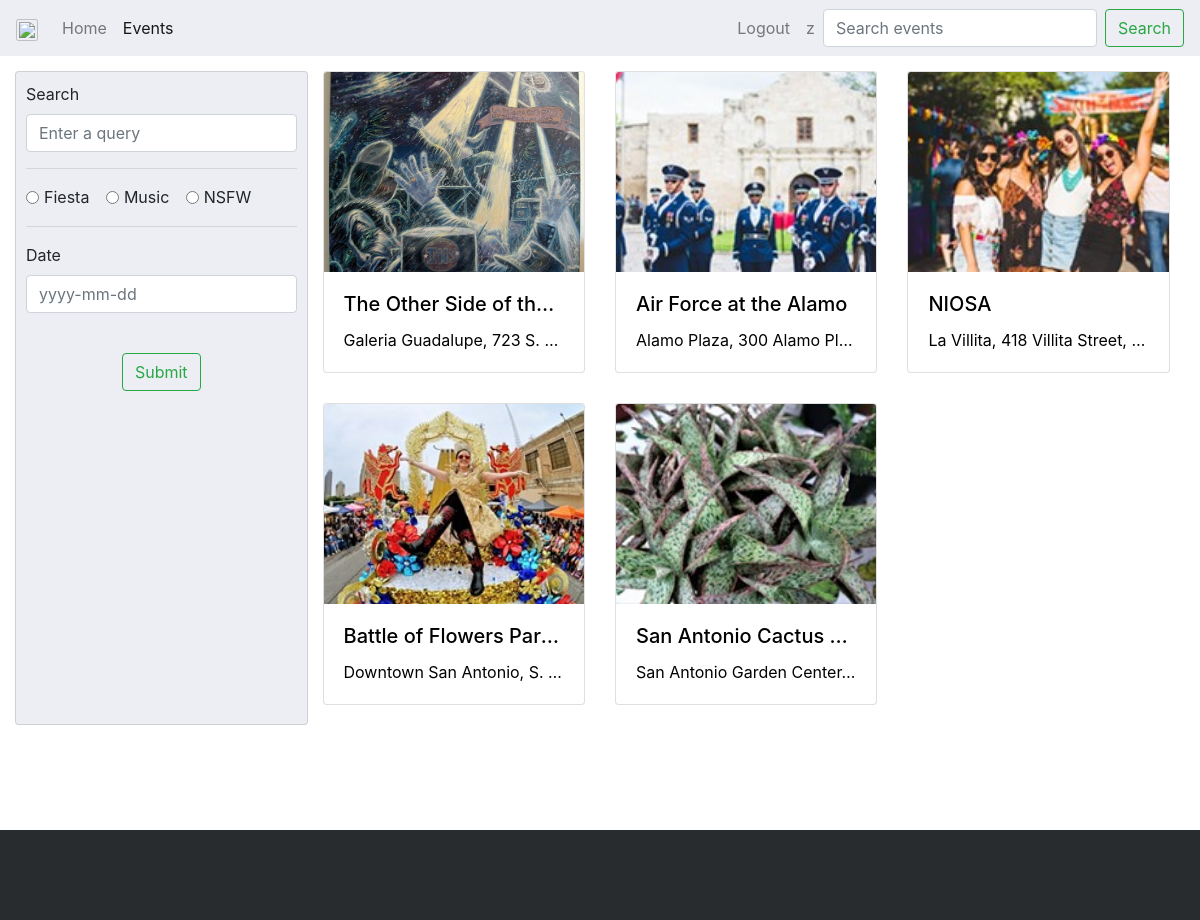
/category/default (signed in), run on the app's committed database.
### cal/models.py (models this page shows, shortened)
class Event(models.Model):
    title = models.CharField(max_length=100, primary_key=True)
    desc = models.TextField()
    price = models.DecimalField(max_digits=6, decimal_places=2, default=0)
    venue = models.CharField(max_length=100)
    startDate = models.DateTimeField()
    imgLoc = models.CharField(max_length=100, default='default.jpg')
    category = models.CharField(max_length=100, default='default')
    class Meta:
        ordering = [ 'startDate' ]
    def get_absolute_url(self):
        return reverse('event-detail', args=[self.title])

### cal/views.py (the view)
# urls.py: path('category/<category>' ,views.categoryView.as_view(), name='event-list'),
class categoryView(generic.ListView):
    def get_queryset(self):
    	searchParam = self.kwargs['category']
    	return Event.objects.filter(category__icontains=searchParam)

### cal/templates/cal/event_list.html (shortened to what this page needs)
{% extends "base_generic.html" %}
{% block content %}
{% load static %}
<link rel="stylesheet" href="{% static 'css/style_list.css' %}">
<div class="row" style="padding: 15px; width: 100%; margin: 0px;">
  <div class="col-md-3" id="formCol">
    <form id="filter-form" class="collapse" action="/events" type="GET">
      <div class="form-group">
        <label for="searchBar">Search</label>
        <input type="text" name="search" class="form-control" id="searchBar" placeholder="Enter a query">
      </div>
      <hr/>
      <div class="form-group">
        <div class="form-check form-check-inline">
          <input class="form-check-input" type="radio" name="category" id="cat1" value="Fiesta">
          <label class="form-check-label" for="cat1">Fiesta</label>
        </div>
        <div class="form-check form-check-inline">
          <input class="form-check-input" type="radio" name="category" id="cat2" value="Music">
          <label class="form-check-label" for="cat2">Music</label>
        </div>
        <div class="form-check form-check-inline">
          <input class="form-check-input" type="radio" name="category" id="cat3" value="NSFW">
          <label class="form-check-label" for="cat3">NSFW</label>
        </div>
      </div>
      <hr/>
      <div class="form-group">
        <label for="datepicker">Date</label>
        <input type="text" name="date" class="form-control" id="datepicker" pattern="^\d{4}-\d{2}-\d{2}$" placeholder="yyyy-mm-dd">
      </div>
      <br/>
      <p class="text-center">
        <button class="btn btn-outline-success center">Submit</button>
      </p>
    </form>
  </div>
  <div class="col-md-9">
    <div class="row">
      {% if event_list %}
        {% for event in event_list %}
        <div class="col-lg-4 col-md-6 col-sm-6">
          <a href="{{event.get_absolute_url}}">
            <div class="card event-card">
              {% load static %}
              <img class="card-img-top" src="{% static event.imgLoc %}" alt="default image" style="height: 200px; object-fit: cover;">
              <div class="card-body" style="height: 100px;">
                <h5 class="card-title text-truncate">{{ event.title }}</h5>
                <p class="card-text text-truncate">{{ event.venue }}</p>
              </div>
            </div>
          </a>
        </div>
        {% endfor %}
      {% endif %}
    </div>
  </div>
</div>
{% endblock %}

### cal/templates/base_generic.html (shortened to what this page needs)
<!DOCTYPE html>
<html>
  <head>
    <link rel="stylesheet" href="https://maxcdn.bootstrapcdn.com/bootstrap/4.0.0/css/bootstrap.min.css">
    <link rel="stylesheet" href="path/to/font-awesome/css/font-awesome.min.css">
    <link rel="stylesheet" href="https://code.jquery.com/ui/1.12.1/themes/base/jquery-ui.css">
    {% load static %}
    <link rel="stylesheet" href="{% static 'css/styles.css' %}">
  </head>
    <body>
      <nav class="navbar navbar-expand-lg navbar-light bg-light" style="background-color: #edeef3 !important;">
        <a class="navbar-brand" href="#"><img src="https://cdn3.volusion.com/drk7m.puwj5/v/vspfiles/photos/636_Brown_Women-2.jpg" style="width:70px; padding: 2px; border: 1px solid silver; border-radius: 10%"></a>
        <div class="collapse navbar-collapse justify-content-end" id="navbarNavAltMarkup">
          <div class="navbar-nav mr-auto">
            <a class="nav-item nav-link" id="nav-home" href="/">Home</a>
            <a class="nav-item nav-link" id="nav-events" href="/events">Events</a>
          </div>
          <div class="navbar-nav my-2 my-lg-0 ml-auto">
            {% if user.is_authenticated %}
            <a class="nav-item nav-link" href="{% url 'logout'%}?next={{request.path}}">Logout</a>
            <li class="nav-item nav-link" style="color: rgba(0,0,0,.5)">{{ user.get_username }}</li>
            {% else %}
            <a class="nav-item nav-link" id="nav-login" href="{% url 'login'%}">Login</a>
            <a class="nav-item nav-link" id="nav-register" href="{% url 'register'%}">Register</a>
            {% endif %}
            <form class="form-inline" id="nav-form" action="/events" type="GET">
              <input class="form-control mr-sm-2" type="text" name="search" id="navSearchBar" placeholder="Search events" aria-label="Search events">
              <button class="btn btn-outline-success my-2 my-sm-0">Search</button>
            </form>
          </div>
        </div>
      </nav>
    {% block content %}
    {% endblock %}
  		<footer class="footer-distributed">
  		</footer>
  </body>
</html>

### cal/static/css/styles.css (style rules this page uses)
.footer-distributed { background-color: #292c2f; box-shadow: 0 1px 1px 0 rgba(0, 0, 0, 0.12); box-sizing: border-box; width: 100%; text-align: left; font: normal 16px sans-serif; padding: 45px 50px; margin-top: 80px; }

### cal/static/css/style_list.css (style rules this page uses)
.col-md-6 { margin-bottom: 30px; }
#formCol { background-color: #edeef3; padding: 10px; margin-bottom: 10px; border: 1px solid rgba(0, 0, 0, 0.125); border-radius: 4px; }
a { text-decoration: none ; color: black; }
.card-body { transition: background-color 0.5s ease; }
body { height: 100%; }

### data on the page
Event: imgLoc (picture), title "The Other Side of th…", venue "Galeria Guadalupe, 723 S.…"
Event: imgLoc (picture), title "Air Force at the Alamo", venue "Alamo Plaza, 300 Alamo Pl…"
Event: imgLoc (picture), title "NIOSA", venue "La Villita, 418 Villita Street,…"
Event: imgLoc (picture), title "Battle of Flowers Par…", venue "Downtown San Antonio, S.…"
Event: imgLoc (picture), title "San Antonio Cactus…", venue "San Antonio Garden Center…"

### other printed values
{{ user.get_username }} "z"
